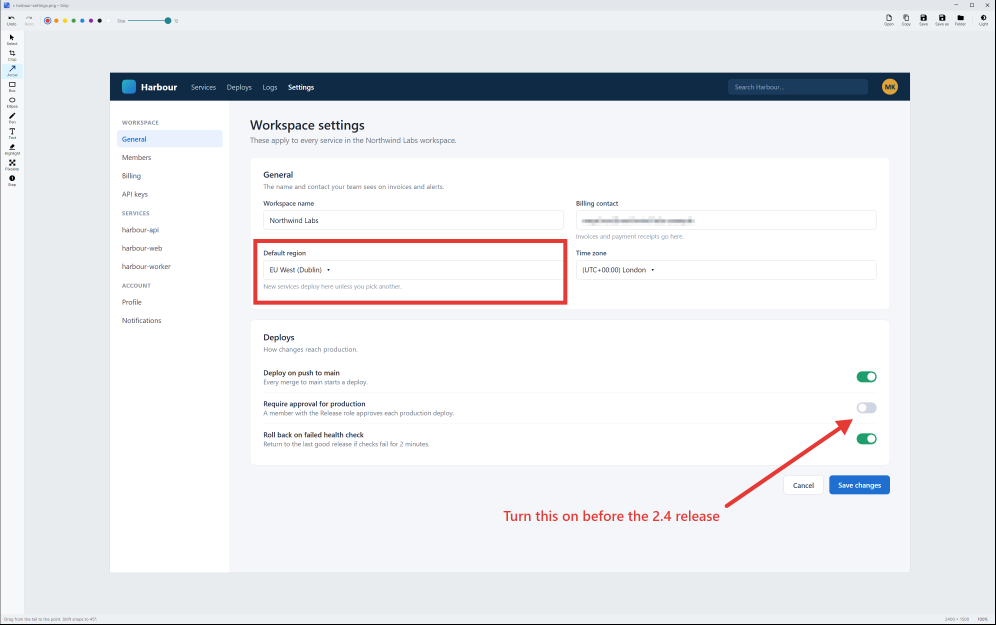
#> input picture docs/screenshots/editor.png, 2986 x 1873 px (shown at 1/3 size); its folder holds 4 pictures in this run
$ python make_site_images.py
#> lines starting #> are read from the running program, lines starting #| are printed output that depends on the picture
"""Build site pictures: python tools/make_site_images.py

Needs Pillow and Edge/Chrome (or BROWSER_EXE). Source screenshots belong in
docs/screenshots/{editor,steps,capture}.png. Missing captures are skipped; no
mock screenshots are generated. Rerun after taking or replacing a capture.
"""

import os
from pathlib import Path
import shutil
import subprocess
import tempfile
import xml.etree.ElementTree as ET

from PIL import Image, ImageDraw, ImageFont

ROOT = Path(__file__).resolve().parents[1]
OUT = ROOT / "site" / "img"
LOGOS = ROOT / "design" / "logo"
BG = (18, 20, 23)
MAX_WIDTH = 1600


def browser() -> str:
    candidates = [
        os.environ.get("BROWSER_EXE", ""),
        r"C:\Program Files (x86)\Microsoft\Edge\Application\msedge.exe",
        r"C:\Program Files\Microsoft\Edge\Application\msedge.exe",
        r"C:\Program Files\Google\Chrome\Application\chrome.exe",
        shutil.which("msedge"), shutil.which("chromium"),
        shutil.which("chromium-browser"), shutil.which("google-chrome"),
    ]
    for candidate in candidates:
        if candidate and Path(candidate).is_file():
            return str(candidate)
    raise SystemExit("Edge or Chrome is needed to render the SVG logo. Set BROWSER_EXE to its executable.")


def render_svg(exe: str, source: Path, size: tuple[int, int]) -> Image.Image:
    """Draw the real SVG on a transparent page in an isolated headless profile."""
    width, height = size
    svg = ET.parse(source).getroot()
    svg.set("width", str(width))
    svg.set("height", str(height))
    ET.register_namespace("", "http://www.w3.org/2000/svg")
    with tempfile.TemporaryDirectory(prefix="snip-svg-") as directory:
        temp = Path(directory)
        page, png = temp / "logo.html", temp / "logo.png"
        page.write_text(
            '<!doctype html><meta charset="utf-8"><style>'
            'html,body{margin:0;background:transparent}svg{display:block}'
            '</style>' + ET.tostring(svg, encoding="unicode"), encoding="utf-8")
        command = [
            exe, "--headless=new", "--disable-gpu", "--hide-scrollbars",
            "--no-first-run", "--disable-extensions", "--disable-background-networking",
            "--default-background-color=00000000", "--force-device-scale-factor=1",
            "--run-all-compositor-stages-before-draw", "--virtual-time-budget=1000",
            f"--user-data-dir={temp / 'profile'}",
            f"--window-size={max(800, width)},{max(800, height + 150)}",
            f"--screenshot={png}", page.as_uri(),
        ]
        result = subprocess.run(command, capture_output=True, timeout=45)
        if result.returncode or not png.exists():
            raise RuntimeError(f"Browser could not rasterise {source.name}: {result.stderr.decode(errors='replace')[-1200:]}")
        with Image.open(png) as capture:
            if capture.width < width or capture.height < height:
                raise RuntimeError(f"Browser viewport was too small: {capture.size}, expected at least {size}")
            return capture.convert("RGBA").crop((0, 0, width, height))


def font(size: int) -> ImageFont.ImageFont:
    candidates = [
        Path(os.environ.get("WINDIR", r"C:\Windows")) / "Fonts" / "segoeui.ttf",
        Path("/usr/share/fonts/truetype/dejavu/DejaVuSans.ttf"),
    ]
    for candidate in candidates:
        if candidate.is_file():
            return ImageFont.truetype(str(candidate), size)
    return ImageFont.load_default(size=size)


def main() -> None:
    OUT.mkdir(parents=True, exist_ok=True)
    for name in ("mark-dark.svg", "snip-logo-dark.svg"):
        shutil.copyfile(LOGOS / name, OUT / name)

    editor = None
    for name in ("editor", "steps", "capture"):
        source = ROOT / "docs" / "screenshots" / f"{name}.png"
        if not source.is_file():
            print(f"Skip {source.relative_to(ROOT)} (not captured yet)")
            continue
        with Image.open(source) as original:
#> original is the input picture: PIL image 2986x1873 RGB; mean R, G, B 234.4, 236, 238.9
            image = original.convert("RGB")
        if image.width > MAX_WIDTH:
            image = image.resize((MAX_WIDTH, round(image.height * MAX_WIDTH / image.width)), Image.Resampling.LANCZOS)
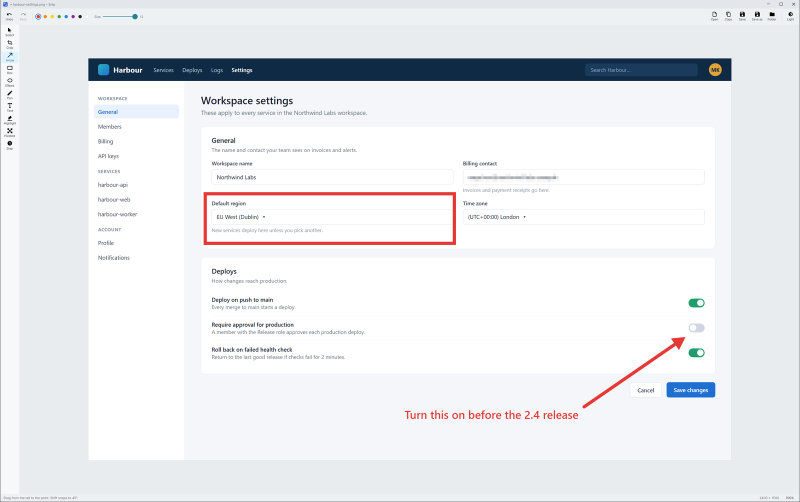
#> image: PIL image 1600x1004 RGB (shown at 1/2 size); mean R, G, B 234.4, 235.9, 238.8
        image.save(OUT / f"{name}.webp", "WEBP", quality=90, method=6)
        print(f"Written {name}.webp: {image.width} x {image.height}")
#| Written editor.webp: 1600 x 1004
        if name == "editor":
            editor = image
#> pass 2 of the loop in main, `for name in ("editor", "steps", "capture"):`:
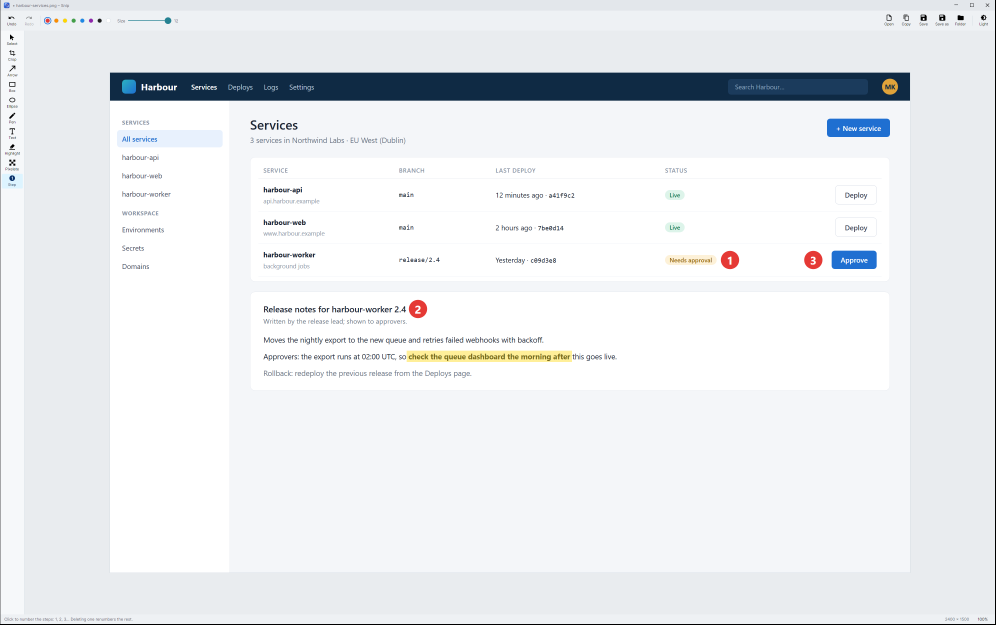
#> input picture docs/screenshots/steps.png, 2986 x 1873 px (shown at 1/3 size)
#> in main, original is the input picture: PIL image 2986x1873 RGB; mean R, G, B 233.5, 236.2, 239.2
#> in main, `image = image.resize((MAX_WIDTH, round(image.height * MAX_WIDTH / imag..`:
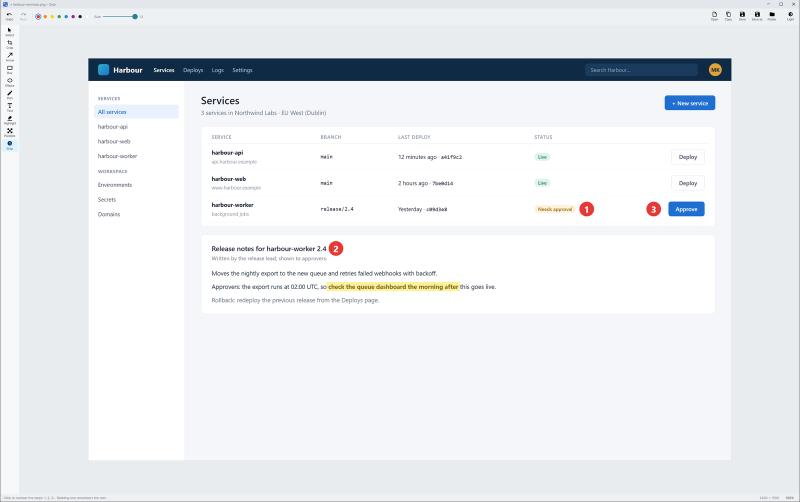
#> image: PIL image 1600x1004 RGB (shown at 1/2 size); mean R, G, B 233.4, 236.2, 239.1
#| Written steps.webp: 1600 x 1004

    exe = browser()
    mark = render_svg(exe, LOGOS / "mark-dark.svg", (512, 512))
    if mark.getextrema()[3] == (0, 0):
        raise RuntimeError("The SVG rendered empty")
    mark.resize((64, 64), Image.Resampling.LANCZOS).save(OUT / "favicon.png", optimize=True)
    touch = Image.new("RGB", (180, 180), BG)
    small_mark = mark.resize((148, 148), Image.Resampling.LANCZOS)
    touch.paste(small_mark, (16, 16), small_mark)
    touch.save(OUT / "apple-touch-icon.png", optimize=True)

    # The SVG lockup supplies the lettering as paths, rather than substituting a font.
    lockup = render_svg(exe, LOGOS / "snip-logo-dark.svg", (816, 280))
    lockup = lockup.resize((408, 140), Image.Resampling.LANCZOS)
    og = Image.new("RGB", (1200, 630), BG)
    og.paste(lockup, (54, 32), lockup)
    draw = ImageDraw.Draw(og)
    draw.text((65, 195), "Capture it. Mark it up. Make your point.", font=font(38), fill="#E6E8EB")
    draw.text((65, 255), "A screenshot tool for Windows", font=font(24), fill="#A9AFB8")
    draw.text((895, 77), "snip.e-path.co.uk", font=font(24), fill="#5AA9F2")
    if editor is not None:
        shot = editor.resize((1072, round(editor.height * 1072 / editor.width)), Image.Resampling.LANCZOS)
        og.paste(shot, (64, 320))
        fade = Image.new("L", og.size, 0)
        fade_draw = ImageDraw.Draw(fade)
        for y in range(500, 630):
            fade_draw.line((0, y, 1200, y), fill=round(255 * (y - 500) / 129))
        og = Image.composite(Image.new("RGB", og.size, BG), og, fade)
    else:
        # A branded preview is still useful before real screenshots arrive.
        draw.line((65, 345, 1135, 345), fill="#30353C", width=2)
        draw.text((65, 402), "Print Screen. Pick a region. Add the explanation.", font=font(30), fill="#5AA9F2")
    og.save(OUT / "og.png", optimize=True)
    print("Written SVG copies, favicon.png, apple-touch-icon.png and og.png (1200 x 630)")


if __name__ == "__main__":
#> (the run stopped early here; a loop or call above may not have finished)
